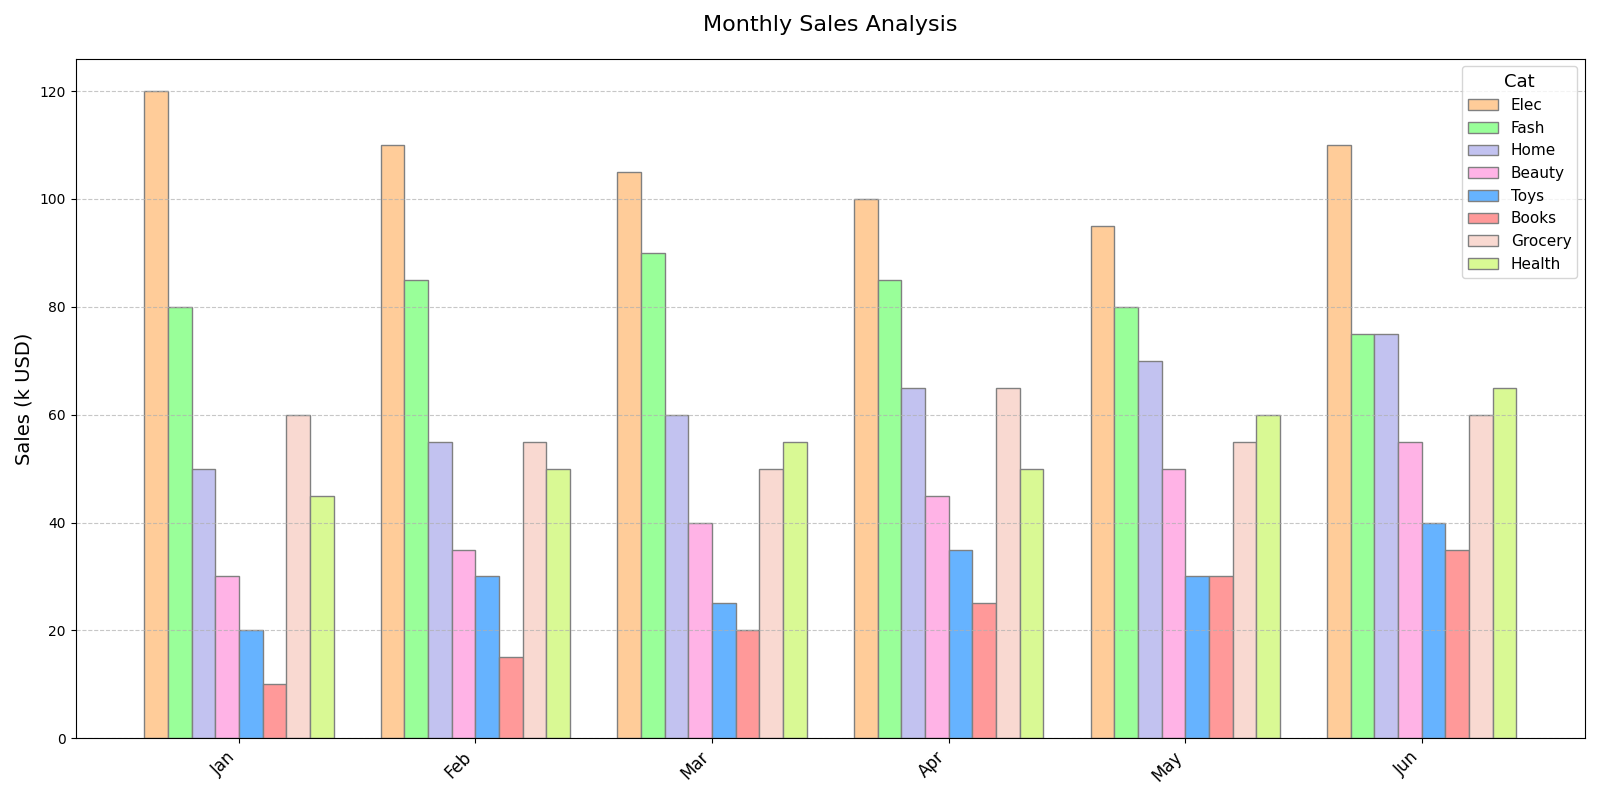

Python code for this plot:
import matplotlib.pyplot as plt
import numpy as np

categories = ["Elec", "Fash", "Home", "Beauty", "Toys", "Books", "Grocery", "Health"]
months = ["Jan", "Feb", "Mar", "Apr", "May", "Jun"]

sales_data = [
    [120, 110, 105, 100, 95, 110],  # Electronics
    [80, 85, 90, 85, 80, 75],       # Fashion
    [50, 55, 60, 65, 70, 75],       # Home Goods
    [30, 35, 40, 45, 50, 55],       # Beauty
    [20, 30, 25, 35, 30, 40],       # Toys
    [10, 15, 20, 25, 30, 35],       # Books
    [60, 55, 50, 65, 55, 60],       # Grocery
    [45, 50, 55, 50, 60, 65]        # Health
]

sales_data = np.array(sales_data)

fig, ax = plt.subplots(figsize=(16, 8))

x = np.arange(len(months))
bar_width = 0.10

# The original colors list
# colors = ['#ff9999','#66b3ff','#99ff99','#ffcc99','#c2c2f0','#ffb3e6','#d9f994','#f9d9d1']
# Manually shuffled colors
colors = ['#ffcc99', '#99ff99', '#c2c2f0', '#ffb3e6', '#66b3ff', '#ff9999', '#f9d9d1', '#d9f994']

for i in range(len(categories)):
    ax.bar(x + i*bar_width, sales_data[i], width=bar_width, color=colors[i], edgecolor='grey', label=categories[i])

ax.set_title('Monthly Sales Analysis', fontsize=16, pad=20)
ax.set_ylabel('Sales (k USD)', fontsize=14)
ax.set_xticks(x + bar_width * (len(categories) - 1) / 2)
ax.set_xticklabels(months, rotation=45, ha='right', fontsize=12)

ax.legend(title="Cat", title_fontsize='13', fontsize='11')
ax.grid(axis='y', linestyle='--', alpha=0.7)
plt.tight_layout()

plt.show()
